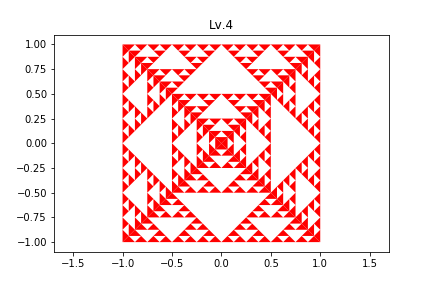

The script that drew this image:
get_ipython().magic(u'matplotlib inline')
import numpy as np
import matplotlib.pylab as plt

def gasket(pa, pb, pc, level,color):
    if level == 0: 
        plt.fill([pa[0], pb[0], pc[0]], [pa[1], pb[1], pc[1]], color) 
        plt.hold(True)
    else:
        gasket(pa, (pa + pb) / 2., (pa + pc) / 2., level - 1,color) 
        gasket(pb, (pb + pa) / 2., (pb + pc) / 2., level - 1,color) 
        gasket(pc, (pc + pa) / 2., (pc + pb) / 2., level - 1,color)
        
a = np.array([-1,1])
b = np.array([1,1])
c = np.array([1,-1])
d = np.array([-1,-1])
o = np.array([0,0])
level = 4
gasket(o,a,b, level,'r')
gasket(o,b,c, level,'r')
gasket(o,c,d, level,'r')
gasket(o,d,a, level,'r')
plt.hold(False)
plt.title("Lv.4")
plt.axis('equal')
